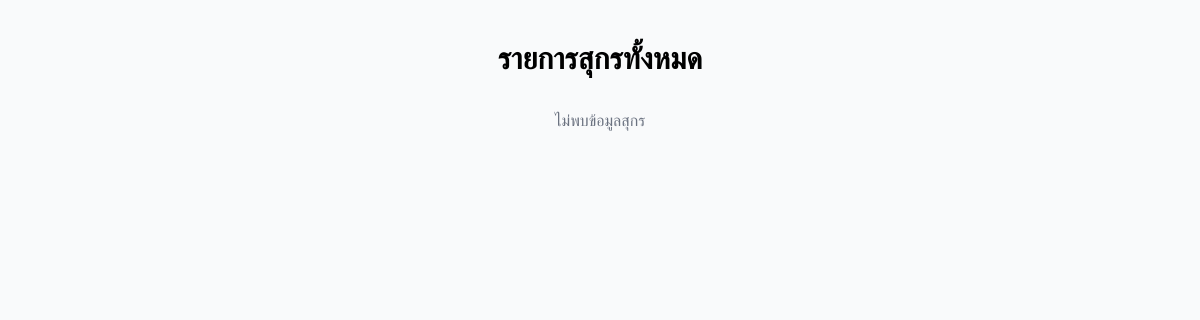
Before: /pigs/ with the older database file.
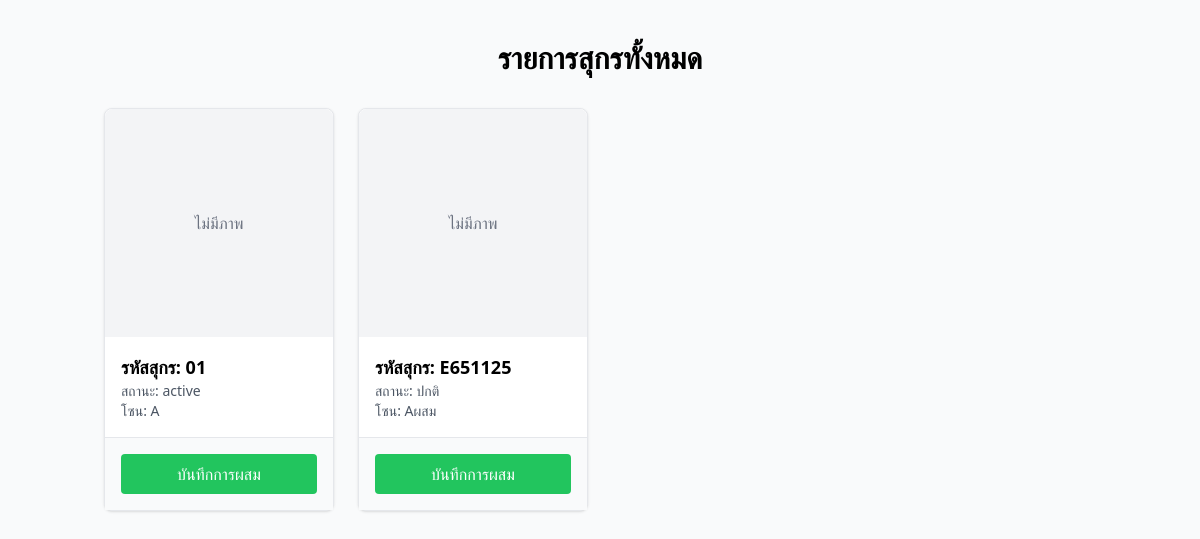
After: the same page with the newer database file.
### myapp/models.py (models this page shows, shortened)
class Pig(models.Model):
    pig_id = models.CharField(max_length=50, unique=True)
    name = models.CharField(max_length=100)
    status = models.CharField(
        max_length=50,
        choices=[('ready', 'Ready for Breeding'), ('waiting', 'Waiting for Delivery')],
        default='ready'
    )
    zone = models.CharField(max_length=50)
    address_lock = models.CharField(max_length=100)
    image = models.ImageField(upload_to='pigs/', blank=True, null=True)  # เพิ่มฟิลด์สำหรับอัพโหลดรูปภาพ

### myapp/views.py (the view)
# urls.py: path('pigs/', views.pig_list, name='pig_list'),  # เส้นทางสำหรับแสดงรายการหมู
def pig_list(request):
    query = request.GET.get('q', '')  # คำค้นหา
    status_filter = request.GET.get('status', '')  # สถานะ (ready หรือ waiting)
    zone_filter = request.GET.get('zone', '')  # โซน
    pigs = Pig.objects.all()
    if query:
        pigs = pigs.filter(Q(pig_id__icontains=query) | Q(name__icontains=query))
    if status_filter:
        pigs = pigs.filter(status=status_filter)
    if zone_filter:
        pigs = pigs.filter(zone__icontains=zone_filter)
    return render(request, 'myapp/pig_list.html', {'pigs': pigs})

### myapp/templates/myapp/pig_list.html (shortened to what this page needs)
<!DOCTYPE html>
<html lang="en">
<head>
    <script src="https://cdn.tailwindcss.com"></script>
</head>
<body class="bg-gray-50">
    <div class="container mx-auto px-4 py-10">
        <h1 class="text-3xl font-bold text-center mb-8">รายการสุกรทั้งหมด</h1>
        {% if pigs %}
            <div class="grid grid-cols-1 sm:grid-cols-2 lg:grid-cols-4 gap-6">
                {% for pig in pigs %}
                    <div class="bg-white border rounded-lg shadow hover:shadow-lg transition duration-200">
                        <div class="aspect-square bg-gray-100 rounded-t-lg overflow-hidden">
                            {% if pig.img %}
                                <img src="{{ pig.img.url }}" alt="สุกร {{ pig.pig_id }}" class="object-cover w-full h-full">
                            {% else %}
                                <div class="flex items-center justify-center h-full text-gray-500">ไม่มีภาพ</div>
                            {% endif %}
                        </div>
                        <div class="p-4">
                            <h3 class="text-lg font-semibold">รหัสสุกร: {{ pig.pig_id }}</h3>
                            <p class="text-sm text-gray-600">สถานะ: {{ pig.status }}</p>
                            <p class="text-sm text-gray-600">โซน: {{ pig.zone }}</p>
                        </div>
                        <div class="p-4 border-t bg-gray-50">
                            <a href="{% url 'insemination_record' pig.id %}"
                               class="block text-center bg-green-500 text-white py-2 rounded hover:bg-green-600">
                                บันทึกการผสม
                            </a>
                        </div>
                    </div>
                {% endfor %}
            </div>
        {% else %}
            <p class="text-center text-gray-500">ไม่พบข้อมูลสุกร</p>
        {% endif %}
    </div>
</body>
</html>

Changed rows visible on the page:
added Pig: pig_id "01", status "active", zone "A"
added Pig: pig_id "E651125", status "ปกติ", zone "Aผสม"
Other visible differences:
text no longer shown: "ไม่พบข้อมูลสุกร"
